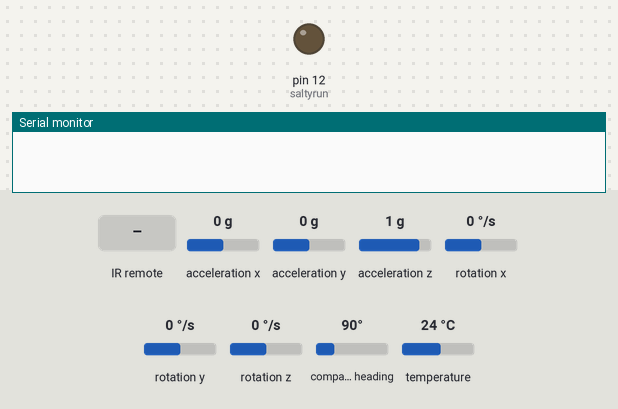
This sketch was run on a simulated Arduino Uno, built with avr-gcc and run on an emulated ATmega328P. Shown: output pins drawn as LEDs (lit = HIGH), the last lines printed to the serial monitor. The inputs (shaded band) are chosen by the test bench; at power-on: acceleration x 0 g, acceleration y 0 g, acceleration z 1 g, rotation x 0 °/s, rotation y 0 °/s, rotation z 0 °/s, compass heading 90°, temperature 24 °C.

Above: at 1.2 s.
1.3 s: infrared code 0xFFC23D received
At 2.4 s:
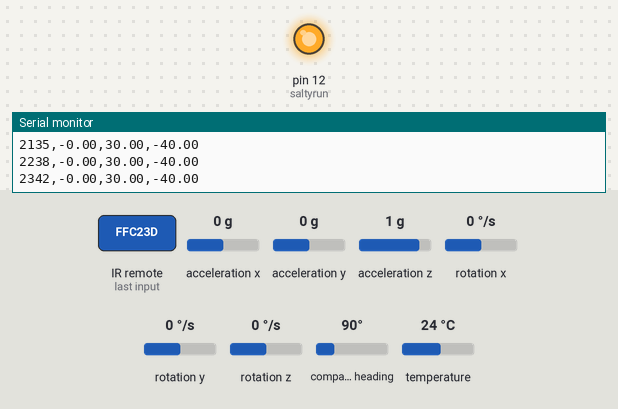
2.8 s: infrared code 0xFFFFFFFF received
At 3.9 s:
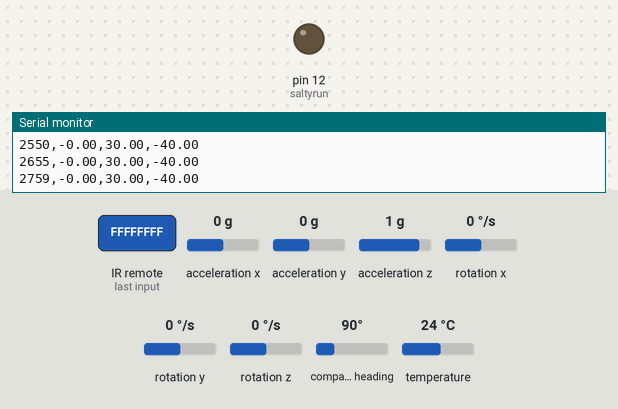
Timing chart, 0 to 5.8 s (numbered marks = the images above; inputs shaded):
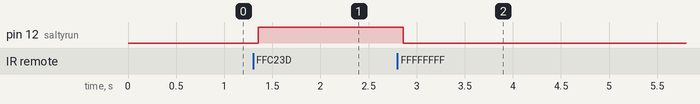

Measured:
- after the input at 1.3 s, pin 12 (saltyrun): LOW → HIGH after 0.05 s
- after the input at 2.8 s, pin 12 (saltyrun): HIGH → LOW after 0.06 s

The sketch:

Salty_Driver_TJW.ino
```cpp
// Salty_Driver.ino
// Whisenant 4/3/2018
// Allow Infrared Remote Communication with the Train

///////////////////////////////////////////////////////////////////////////////////////////////////////////////////
//LIBRARIES
#include <Wire.h>
#include <SPI.h>
#include <IRremote.h>
#include <Adafruit_LSM9DS1.h>
#include <Adafruit_Sensor.h>  // not used in this demo but required!

///////////////////////////////////////////////////////////////////////////////////////////////////////////////////
// i2c Communication Tag
Adafruit_LSM9DS1 lsm = Adafruit_LSM9DS1();

///////////////////////////////////////////////////////////////////////////////////////////////////////////////////
// DEFINE PINS
#define LSM9DS1_SCK A5
#define LSM9DS1_MISO 12
#define LSM9DS1_MOSI A4
#define LSM9DS1_XGCS 6
#define LSM9DS1_MCS 5
// You can also use software SPI
//Adafruit_LSM9DS1 lsm = Adafruit_LSM9DS1(LSM9DS1_SCK, LSM9DS1_MISO, LSM9DS1_MOSI, LSM9DS1_XGCS, LSM9DS1_MCS);
// Or hardware SPI! In this case, only CS pins are passed in
//Adafruit_LSM9DS1 lsm = Adafruit_LSM9DS1(LSM9DS1_XGCS, LSM9DS1_MCS);

///////////////////////////////////////////////////////////////////////////////////////////////////////////////////
// DEFINE CONSTANTS & PINS
int breakboi = 50;
int saltyrun = 12;
int RECV_PIN = 11;
int RESET    = 8;


// For IR Remote
int SaltyState = LOW;
int GO         = 999;
IRrecv irrecv(RECV_PIN);
decode_results results;

///////////////////////////////////////////////////////////////////////////////////////////////////////////////////
// Use function in sensor library to setup sensor and set magnetic range
void setupSensor()
{
  // Set the magnetometer sensitivity
  lsm.setupMag(lsm.LSM9DS1_MAGGAIN_16GAUSS);
}


void setup()
{
  ///////////////////////////////////////////////////////////////////////////////////////////////////////////////////
  // Begin Serial Communication
  Serial.begin(9600);

  // Intialize Chip
  lsm.begin();

  //Initialize IR
  irrecv.enableIRIn(); // Start the receiver

  // start Salty's Motor Pin
  pinMode(saltyrun, OUTPUT);

  // Run the Setup Sensor Func.
  setupSensor();

  // Set Up Reset Sequence
  pinMode(RESET, INPUT);
  digitalWrite(RESET, LOW);

}

void loop()
{

// Stop Salty on BackGround
  digitalWrite(saltyrun, LOW);

 // IR Remote Governor
 if (irrecv.decode(&results))
   {
   irrecv.resume();
   while (results.value == 0xFFC23D)
         {

         DRIVE();
         delay(breakboi);

                if(irrecv.decode(&results))
                  {
                  irrecv.resume();
                  if (results.value != 0xFFC23D & results.value != 0xFFFFFFFF)
                        {
//                        digitalWrite(saltyrun, LOW);
//                        irrecv.resume();
//                        break;
                          loop();
                        }
                  }

         }


    if(results.value == 0xFF22DD)
        {
        STOP();
        }

   }

 }

   // Salty Runner
  void DRIVE()
        {
          lsm.read();  /* ask it to read in the data */

          /* Get a new sensor event */
          sensors_event_t a, m, g, temp;

          lsm.getEvent(&a, &m, &g, &temp);

          // Print Acceleration Data

          Serial.print(millis());     Serial.print(",");
          Serial.print(m.magnetic.x); Serial.print(",");
          Serial.print(m.magnetic.y); Serial.print(",");
          Serial.print(m.magnetic.z);
          Serial.println("");

          delay(breakboi);

          // Keep Salty Chugging Along
          digitalWrite(saltyrun, HIGH);
        }

  void STOP()
       {
          // Kill Matlab
          Serial.print(9999); Serial.print(",");
          Serial.print(9999); Serial.print(",");
          Serial.print(9999); Serial.print(",");
          Serial.print(9999);
          Serial.println("");

          // STOP Salty the Train
          digitalWrite(saltyrun, LOW);

          // Give it time to print the 9999's
          delay(50);

          //Reset Board
          pinMode(RESET, OUTPUT);
       }
```
